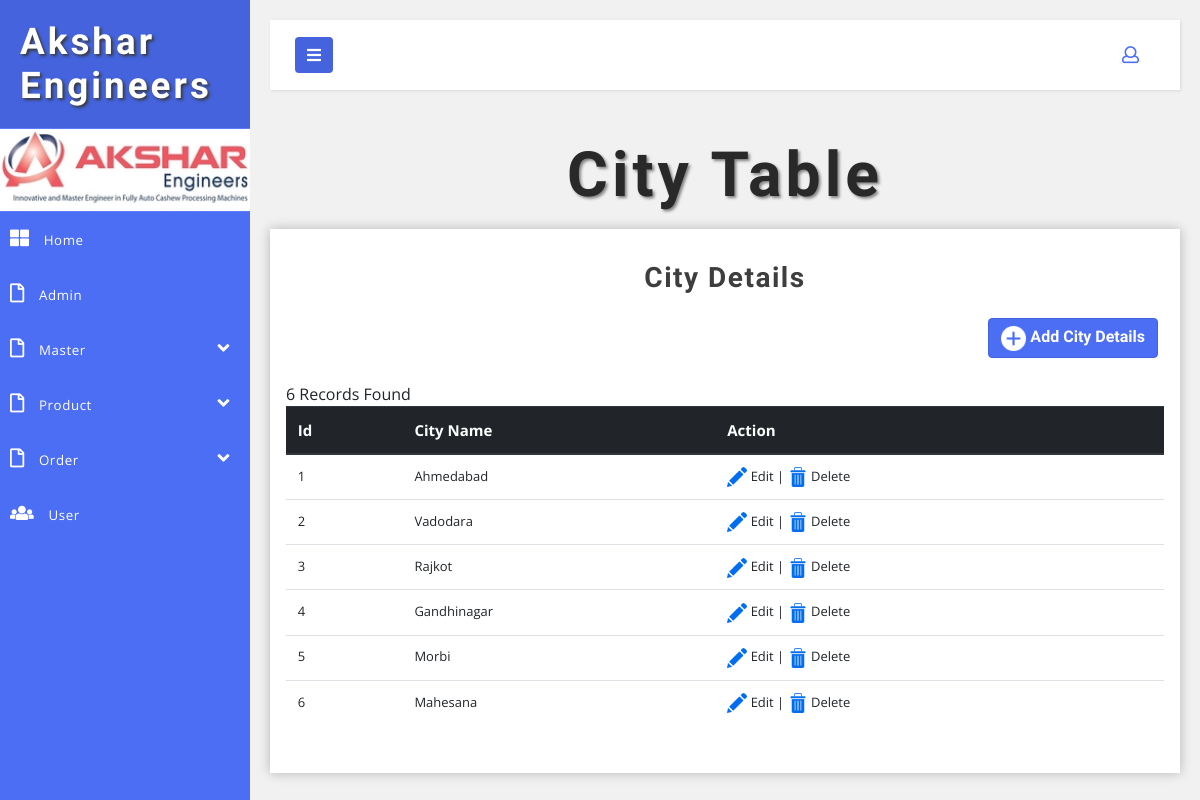
The page /admin/display-city.php on the database its author committed.
### tables this page shows
CREATE TABLE IF NOT EXISTS `tbl_city` (
  `city_id` int(11) NOT NULL,
  `city_name` varchar(30) NOT NULL
);

### admin/display-city.php (the view, shortened to what this page needs)
<?php
require './class/atclass.php';
?>
<!DOCTYPE html>
<html lang="en">
    <head>
        <link href="css/bootstrap.css" rel="stylesheet" type="text/css" media="all" />
        <link href="css/style.css" rel="stylesheet" type="text/css" media="all" />
        <link rel="stylesheet" href="css/style4.css">
        <link href="css/fontawesome-all.css" rel="stylesheet">
    </head>
    <body>
        <div class="wrapper">
            <?php
            include './themepart/sidebar.php';
            ?>
            <div id="content">
                <?php
                include './themepart/menubar.php';
                ?>
                <h2 class="main-title-w3layouts mb-2 text-center"> City Table </h2>
                <section class="tables-section">
                    <div class="outer-w3-agile mt-3">
                        <h4 class="tittle-w3-agileits mb-4"> City Details </h4>
                        <table class="table">
                            <h5 class="tittle-w3-agileits mb-4"> <a href="add-city.php" > <button type="button" class="btn btn-primary" style="margin-left: 80%"> <img style='width:25px;' src='images/add.png'> <b>Add City Details</b> </button> </a> </h5>
                            <thead class="thead-dark">
                                <tr>
                                    <th scope="col"> Id </th>
                                    <th scope="col"> City Name </th>
                                    <th scope="col"> Action </th>
                                </tr>
                            </thead>
                            <tbody>
                                <?php
                                $q = mysqli_query($connection, "select * from tbl_city") or die(mysqli_error($connection));
                                while ($cityrow = mysqli_fetch_array($q))
                                {
                                    echo "<tr>";
                                    echo "<td>{$cityrow['city_id']}</td>";
                                    echo "<td>{$cityrow['city_name']}</td>";
                                    echo "<td> <a href='edit-city.php?editid={$cityrow['city_id']}'> <img style='width:20px;' src='images/edit.png'> Edit</a> | <a href='display-city.php?deleteid={$cityrow['city_id']}]'> <img style='width:20px;' src='images/delete.png'> Delete</a> </td>";
                                    echo "</tr>";
                                }
                                ?>
                            </tbody>
                        </table>
                    </div>
                </section>
            </div>
        </div>
    </body>
</html>

### admin/themepart/sidebar.php (shortened to what this page needs)
<nav id="sidebar">
    <div class="sidebar-header">
        <h1>
            <a> Akshar Engineers </a>
        </h1>
    </div>
    <div class="profile-bg"></div>
    <ul class="list-unstyled components">
        <li>
            <a href="homepage.php">
                <i class="fas fa-th-large"></i>
                Home
            </a>
        </li>
        <li>
            <a href="display-admin.php">
                <i class="far fa-file"></i>
                Admin
            </a>
        </li>
        <li>
            <a href="#pageSubmenu1" data-toggle="collapse" aria-expanded="false">
                <i class="far fa-file"></i>
                Master
                <i class="fas fa-angle-down fa-pull-right"></i>
            </a>
        </li>
        <li>
            <a href="#pageSubmenu2" data-toggle="collapse" aria-expanded="false">
                <i class="far fa-file"></i>
                Product
                <i class="fas fa-angle-down fa-pull-right"></i>
            </a>
        </li>
        <li>
            <a href="#pageSubmenu3" data-toggle="collapse" aria-expanded="false">
                <i class="far fa-file"></i>
                Order
                <i class="fas fa-angle-down fa-pull-right"></i>
            </a>
        </li>
        <li>
            <a href="display-usermaster.php">
                <i class="fas fa-users"></i>
                User
            </a>
        </li>
    </ul>
</nav>

### admin/themepart/menubar.php (shortened to what this page needs)
<nav class="navbar navbar-default mb-xl-5 mb-4">
    <div class="container-fluid">
        <div class="navbar-header">
            <button type="button" id="sidebarCollapse" class="btn btn-info navbar-btn">
                <i class="fas fa-bars"></i>
            </button>
        </div>
        <ul class="top-icons-agileits-w3layouts float-right">
            <li class="nav-item dropdown">
                <a class="nav-link dropdown-toggle" href="#" id="navbarDropdown2" role="button" data-toggle="dropdown" aria-haspopup="true"
                   aria-expanded="false">
                    <i class="far fa-user"></i>
                </a>
            </li>
        </ul>
    </div>
</nav>

### admin/css/style.css (style rules this page uses)
html, body { margin: 0; font-size: 100%; font-family: 'Open Sans', sans-serif; background: #fff; }
body a { text-decoration: none; transition: 0.5s all; -webkit-transition: 0.5s all; -moz-transition: 0.5s all; -o-transition: 0.5s all; -ms-transition: 0.5s all; }
h1, h2, h3, h4, h5, h6 { margin: 0; font-family: 'Poiret One', cursive; font-weight: 700; }
ul { margin: 0; padding: 0; }
ul li { list-style: none; }
.outer-w3-agile { padding: 2em 1em; -webkit-box-shadow: 0px 0px 11px 0px rgba(0, 0, 0, 0.25); -moz-box-shadow: 0px 0px 11px 0px rgba(0, 0, 0, 0.25); box-shadow: 0px 0px 11px 0px rgba(0, 0, 0, 0.25); background: #fff; }
h2.main-title-w3layouts { font-size: 3.9em; letter-spacing: 4px; color: #292929; text-shadow: 2px 2px 3px #838386; text-transform: capitalize; }
h4.tittle-w3-agileits { font-size: 2em; letter-spacing: 1.5px; font-weight: 600; color: #3e3e3e; text-align: center; }
.profile-bg { border: 1px solid #5d7cf7; border-left: none; border-right: none; background: url(../images/company-logo.jpg)no-repeat 0px 0px; -webkit-background-size: cover; -moz-background-size: cover; -o-background-size: cover; -ms-background-size: cover; background-size: cover; min-height: 84px; }
.top-icons-agileits-w3layouts .dropdown-toggle::after { display: none; }
.top-icons-agileits-w3layouts li { list-style: none; display: inline-block; }
ul.top-icons-agileits-w3layouts a.nav-link i { display: inline-block; font-size: 17px; color: #4c6ef5; }
.dropdown { display: none; padding: 0; list-style: none; }
ul.list-unstyled li { font-size: 14px; letter-spacing: 1px; color: #7d7d7d; }
.table th, .table td { padding: 0.74rem; vertical-align: top; border-top: 1px solid #dee2e6; font-size: 13px; }
.table th { color: #252525; font-size: 15px; }
.btn-primary { color: #fff; background-color: #4c6ef5; border-color: #4463dc; }
@media (max-width:1280px) { h4.tittle-w3-agileits { font-size: 1.75em; } }

### admin/css/style4.css (style rules this page uses)
body { font-family: 'Open Sans', sans-serif; background: #f1f1f1; }
a, a:hover, a:focus { color: inherit; text-decoration: none; transition: all 0.3s; }
.navbar { padding: 15px 10px; background: #fff; border: none; border-radius: 0; box-shadow: 1px 1px 3px rgba(0, 0, 0, 0.1); }
.navbar-btn { box-shadow: none; outline: none !important; border: none; background: #4463dc; }
i, span { display: inline-block; }
.wrapper { display: flex; align-items: stretch; }
#sidebar { min-width: 250px; max-width: 250px; background: #4c6ef5; color: #fff; transition: all 0.3s; }
.sidebar-header h1 { font-size: 2.3em; letter-spacing: 3px; color: #fff; text-shadow: 2px 2px 3px #39393a; }
#sidebar ul li a { text-align: left; }
#sidebar .sidebar-header { padding: 20px; background: #4463dc; }
#sidebar ul li a { padding: 16px 10px; font-size: .95em; letter-spacing: 0.6px; display: block; color: #fff; font-weight: 400; }
#sidebar ul li a i { margin-right: 10px; font-size: 19px; }
#content { padding: 20px; min-height: 100vh; transition: all 0.3s; overflow: hidden; width: 100%; }

### rows shown on the page
tbl_city: city_id "1", city_name "Ahmedabad"
tbl_city: city_id "2", city_name "Vadodara"
tbl_city: city_id "3", city_name "Rajkot"
tbl_city: city_id "4", city_name "Gandhinagar"
tbl_city: city_id "5", city_name "Morbi"
tbl_city: city_id "6", city_name "Mahesana"
